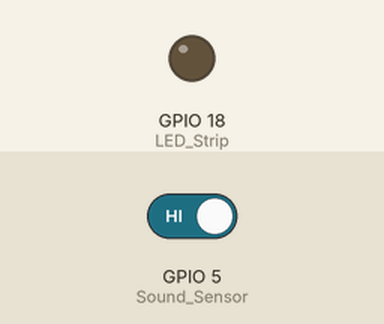
Simulated run of this sketch. Board: ESP32. On the bench: output pins drawn as LEDs (lit = HIGH). The inputs (shaded band) are chosen by the test bench; at power-on: GPIO 5 (Sound_Sensor) HIGH. What the sketch prints to the serial monitor is not drawn.

Above: at 1.2 s.
1.3 s: GPIO 5 (Sound_Sensor) driven LOW
At 2.5 s:
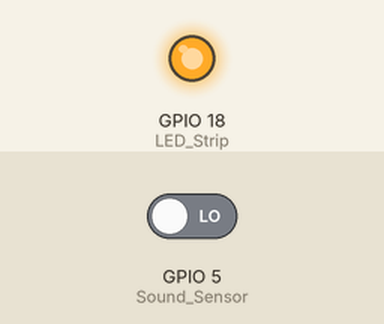
2.8 s: GPIO 5 (Sound_Sensor) driven HIGH
At 3.3 s:
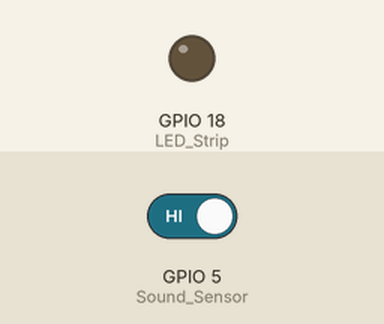
Timing chart, 0 to 5.8 s (numbered marks = the images above; inputs shaded):
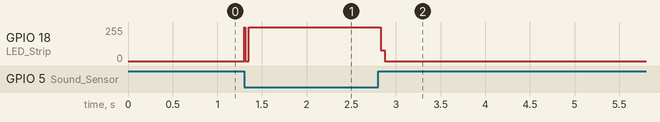

Measured:
- after the input at 1.3 s, GPIO 18 (LED_Strip): 0/255 → 255/255 at once
- after the input at 2.8 s, GPIO 18 (LED_Strip): 255/255 → 0/255 at once

The sketch:

sketch_sender32.ino
```cpp
#include <esp_now.h>
#include <WiFi.h>

// REPLACE WITH YOUR RECEIVER MAC Address
uint8_t broadcastAddress[] = {0xFF, 0xFF, 0xFF, 0xFF, 0xFF, 0xFF};

int Sound_Sensor =5;
int LED_Strip = 18;

// Structure example to send data
// Must match the receiver structure
typedef struct struct_message {
bool a ;

} struct_message;

// Create a struct_message called myData
struct_message myData;

esp_now_peer_info_t peerInfo;

// callback when data is sent
void OnDataSent(const uint8_t *mac_addr, esp_now_send_status_t status) {
  Serial.print("\r\nLast Packet Send Status:\t");
  Serial.println(status == ESP_NOW_SEND_SUCCESS ? "Delivery Success" : "Delivery Fail");
}

void setup() {
  // Init Serial Monitor
  Serial.begin(115200);
  pinMode (Sound_Sensor, INPUT);
  pinMode (LED_Strip, OUTPUT);
  // Set device as a Wi-Fi Station
  WiFi.mode(WIFI_STA);

  // Init ESP-NOW
  if (esp_now_init() != ESP_OK) {
    Serial.println("Error initializing ESP-NOW");
    return;
  }

  // Once ESPNow is successfully Init, we will register for Send CB to
  // get the status of Trasnmitted packet
  esp_now_register_send_cb(OnDataSent);

  // Register peer
  memcpy(peerInfo.peer_addr, broadcastAddress, 6);
  peerInfo.channel = 0;
  peerInfo.encrypt = false;

  // Add peer
  if (esp_now_add_peer(&peerInfo) != ESP_OK){
    Serial.println("Failed to add peer");
    return;
  }


}

void loop() {

  int Store_Data = digitalRead (Sound_Sensor);
   digitalWrite(LED_Strip, LOW);


  if (Store_Data == 0)
  {
  digitalWrite(LED_Strip,HIGH);
  myData.a = true;
  }

  else
  {
   digitalWrite(LED_Strip,LOW);
   myData.a = false;

  }

  // Send message via ESP-NOW
  esp_err_t result = esp_now_send(broadcastAddress, (uint8_t *) &myData, sizeof(myData));

  if (result == ESP_OK) {
    Serial.println("Sent with success");
  }
  else {
    Serial.println("Error sending the data");
  }
  //delay(500);
}
```
